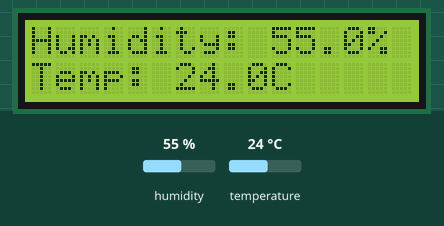
The program below on a simulated ESP32. Shown: 16×2 character LCD. The test bench sets the inputs (shaded band); at power-on: humidity 55 %, temperature 24 °C.

Above: at 1.2 s.
1.3 s: humidity set to 22 %
At 5.8 s:
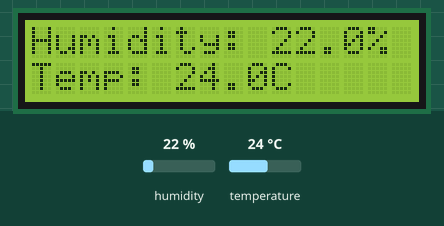
7.3 s: temperature set to 12 °C
At 10.9 s:
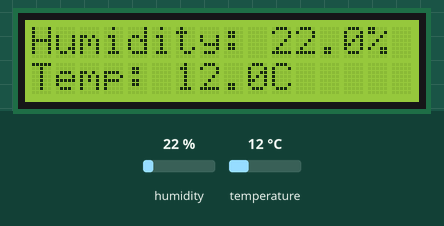
13.3 s: humidity set to 40 %
At 15.9 s:
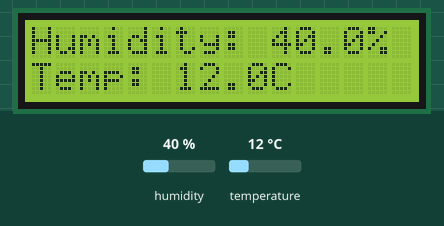
19.3 s: temperature set to 19 °C
At 20.9 s:
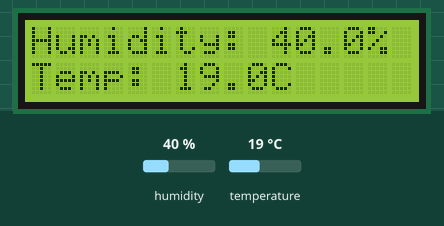
Timing chart, 0 to 22.4 s (numbered marks = the images above; inputs shaded):
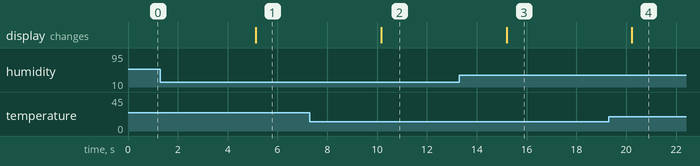

The program:

main.cpp
```cpp
#include <LiquidCrystal_I2C.h>
#include <Arduino.h>
#include "DHT.h"

int lcdColumns = 16;
int lcdRows = 2;

LiquidCrystal_I2C lcd(0x27, lcdColumns, lcdRows);

#define GPIO_PIN 19
#define DHT_TYPE DHT22

DHT dht(GPIO_PIN, DHT_TYPE);

void setup()
{
    Serial.begin(115200);

    lcd.init();

    dht.begin();

    lcd.backlight();
}

void loop()
{
    lcd.clear();
    float temperature = dht.readTemperature();
    float humidity = dht.readHumidity();

    if (isnan(temperature) || isnan(humidity)) {
        lcd.setCursor(0, 0);
        lcd.print("Sensor Error");
    } else {
        lcd.setCursor(0, 0);
        lcd.printf("Humidity: %.1f%%", humidity);
        lcd.setCursor(0, 1);
        lcd.printf("Temp: %.1fC", temperature);
    }

    delay(5000);
}
```

Measured:
- after the input at 1.3 s, the display: changes after 3.8 s (image 1)
- after the input at 7.3 s, the display: changes after 2.9 s (image 2)
- after the input at 13.3 s, the display: changes after 1.9 s (image 3)
- after the input at 19.3 s, the display: changes after 0.93 s (image 4)
